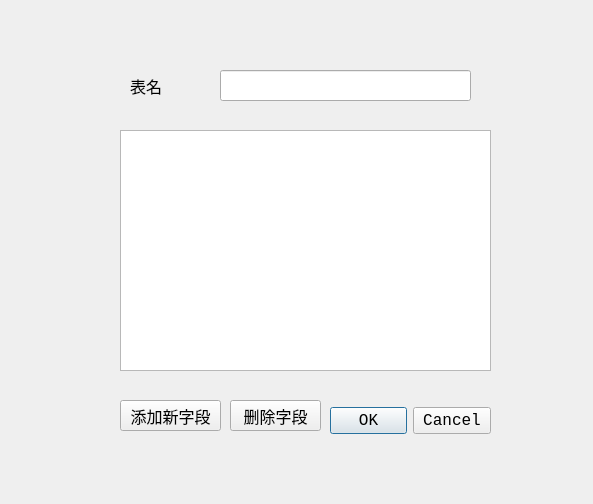
<?xml version="1.0" encoding="UTF-8"?>
<ui version="4.0">
 <class>Dialog</class>
 <widget class="QDialog" name="Dialog">
  <property name="geometry">
   <rect>
    <x>0</x>
    <y>0</y>
    <width>593</width>
    <height>504</height>
   </rect>
  </property>
  <property name="font">
   <font>
    <family>Consolas</family>
    <pointsize>12</pointsize>
   </font>
  </property>
  <property name="windowTitle">
   <string>Dialog</string>
  </property>
  <widget class="QTableWidget" name="tableWidget">
   <property name="geometry">
    <rect>
     <x>120</x>
     <y>130</y>
     <width>371</width>
     <height>241</height>
    </rect>
   </property>
  </widget>
  <widget class="QPushButton" name="pushButton">
   <property name="geometry">
    <rect>
     <x>120</x>
     <y>400</y>
     <width>101</width>
     <height>31</height>
    </rect>
   </property>
   <property name="text">
    <string>添加新字段</string>
   </property>
  </widget>
  <widget class="QDialogButtonBox" name="buttonBox">
   <property name="geometry">
    <rect>
     <x>330</x>
     <y>390</y>
     <width>161</width>
     <height>61</height>
    </rect>
   </property>
   <property name="standardButtons">
    <set>QDialogButtonBox::Cancel|QDialogButtonBox::Ok</set>
   </property>
  </widget>
  <widget class="QPushButton" name="pushButton_2">
   <property name="geometry">
    <rect>
     <x>230</x>
     <y>400</y>
     <width>91</width>
     <height>31</height>
    </rect>
   </property>
   <property name="text">
    <string>删除字段</string>
   </property>
  </widget>
  <widget class="QLineEdit" name="lineEdit">
   <property name="geometry">
    <rect>
     <x>220</x>
     <y>70</y>
     <width>251</width>
     <height>31</height>
    </rect>
   </property>
  </widget>
  <widget class="QLabel" name="label">
   <property name="geometry">
    <rect>
     <x>130</x>
     <y>70</y>
     <width>81</width>
     <height>31</height>
    </rect>
   </property>
   <property name="text">
    <string>表名</string>
   </property>
  </widget>
 </widget>
 <resources/>
 <connections/>
</ui>
